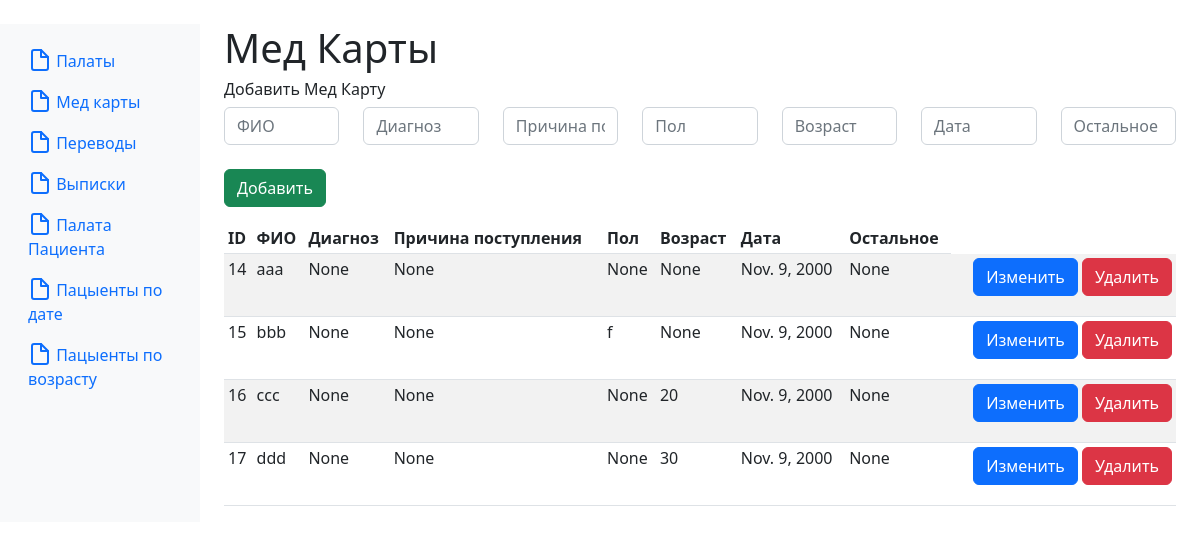
The page /medCard on the database its author committed.
### main/models.py (models this page shows, shortened)
class MedCard(models.Model):
	id = models.AutoField(primary_key=True)
	name = models.CharField('Name', max_length=50, unique=True, null=True, blank=True)
	diagnos = models.CharField('Diagnos', max_length=50, null=True, blank=True)
	cause = models.CharField('Cause', max_length=50, null=True, blank=True)
	other = models.CharField('Other', max_length=50, null=True, blank=True)
	gender = models.CharField('Gender', max_length=1, null=True, blank=True)
	age = models.IntegerField('Age', null=True, blank=True)
	date = models.DateField('Date', auto_now_add=False, auto_now=False, blank=True, null=True, default='')
	class Meta:
		verbose_name = 'MedCard'
		verbose_name_plural = 'MedCards'

### main/views.py (the view)
# urls.py: path('medCard', views.medCard, name='medCard'),
def medCard(request):
	error = ''
	if 'submit' in request.POST:
		form = MedCardForm(request.POST)
		if form.is_valid():
			form.save()
		else:
			error = 'Form is not valid'
	if 'Edit' in request.POST:
		record_id = request.POST.get('Edit')
		return redirect(medCard_edit, id = record_id)
	if 'Delete' in request.POST:
		record_id = request.POST.get('Delete')
		record = MedCard.objects.get(id = record_id)
		record.delete()
	med_cards = MedCard.objects.order_by('name')
	form = MedCardForm()
	context = {
		'form': form,
		'error': error
	}
	return render(request, 'main/MedCard.html', {'med_cards': med_cards, 'context': context})

### main/templates/main/MedCard.html (shortened to what this page needs)
{% extends 'main/base.html' %}
{% block title %}
<h1>Мед Карты</h1>
<h6>Добавить Мед Карту</h6>
<form method="post">
    <div class="row">
        <div class="col">
            {{ context.form.name }}<br>
        </div>
        <div class="col">
            {{ context.form.diagnos }}<br>
        </div>
        <div class="col">
            {{ context.form.cause }}<br>
        </div>
        <div class="col">
            {{ context.form.gender }}<br>
        </div>
        <div class="col">
            {{ context.form.age }}<br>
        </div>
        <div class="col">
            {{ context.form.date }}<br>
        </div>
        <div class="col">
            {{ context.form.other }}<br>
        </div>
    </div>
    <button type="submit" name="submit" class="btn btn-success">Добавить</button>
</form>
{% endblock %}
{% block headers %}
    <th scope="col">ID</th>
    <th scope="col">ФИО</th>
    <th scope="col">Диагноз</th>
    <th scope="col">Причина поступления</th>
    <th scope="col">Пол</th>
    <th scope="col">Возраст</th>
    <th scope="col">Дата</th>
    <th scope="col">Остальное</th>
{% endblock %}
{% block grid %}
    {% for el in med_cards %}
    <tr align="left">
        <td>{{ el.id }}</td>
        <td>{{ el.name }}</td>
        <td>{{ el.diagnos }}</td>
        <td>{{ el.cause }}</td>
        <td>{{ el.gender }}</td>
        <td>{{ el.age }}</td>
        <td>{{ el.date }}</td>
        <td>{{ el.other }}</td>
        <td align="right">
            <form method="post">
                <button type="submit" name="Edit" value="{{ el.id }}" class="btn btn-primary">Изменить</button>
                <button type="submit" name="Delete" value="{{ el.id }}" class="btn btn-danger">Удалить</button>
            </form>
        </td>
    </tr>
    {% endfor %}
{% endblock %}

### main/templates/main/base.html (shortened to what this page needs)
﻿<!DOCTYPE html>
<html lang="en">
    <head>
        <link rel="stylesheet" href="https://cdn.jsdelivr.net/npm/bootstrap@5.2.0/dist/css/bootstrap.min.css">
    </head>
    <body>
        <div class="container-fluid">
            <div class="row">
                <nav id="sidebarMenu" class="col-md-3 col-lg-2 d-md-block bg-light sidebar collapse">
                    <div class="position-sticky pt-3 sidebar-sticky">
                        <ul class="nav flex-column">
                            <li class="nav-item">
                                <a class="nav-link" href="{% url 'room' %}">
                                    Палаты
                                </a>
                            </li>
                            <li class="nav-item">
                                <a class="nav-link" href="{% url 'medCard' %}">
                                    Мед карты
                                </a>
                            </li>
                            <li class="nav-item">
                                <a class="nav-link" href="{% url 'move' %}">
                                    Переводы
                                </a>
                            </li>
                            <li class="nav-item">
                                <a class="nav-link" href="{% url 'helthy' %}">
                                    Выписки
                                </a>
                            </li>
                            <li class="nav-item">
                                <a class="nav-link" href="{% url 'roomOfMedCard' %}">
                                    Палата Пациента
                                </a>
                            </li>
                            <li class="nav-item">
                                <a class="nav-link" href="{% url 'medCardOfDate' %}">
                                    Пацыенты по дате
                                </a>
                            </li>
                            <li class="nav-item">
                                <a class="nav-link" href="{% url 'medCardOfAge' %}">
                                    Пацыенты по возрасту
                                </a>
                            </li>
                        </ul>
                    </div>
                </nav>
                <main class="col-md-9 ms-sm-auto col-lg-10 px-md-4">
                    {% block title %}{% endblock %}
                    <div class="table-responsive">
                        <table class="table table-striped table-sm">
                            <thead>
                                <tr>
                                    {% block headers %}{% endblock %}
                                </tr>
                            </thead>
                            <tbody>
                                {% block grid %}{% endblock %}
                            </tbody>
                        </table>
                    </div>
                </main>
            </div>
        </div>
    </body>
</html>

### rows shown on the page
MedCard: id "14", name "aaa", diagnos "None", cause "None", gender "None", age "None", date "Nov. 9, 2000", other "None"
MedCard: id "15", name "bbb", diagnos "None", cause "None", gender "f", age "None", date "Nov. 9, 2000", other "None"
MedCard: id "16", name "ccc", diagnos "None", cause "None", gender "None", age "20", date "Nov. 9, 2000", other "None"
MedCard: id "17", name "ddd", diagnos "None", cause "None", gender "None", age "30", date "Nov. 9, 2000", other "None"
